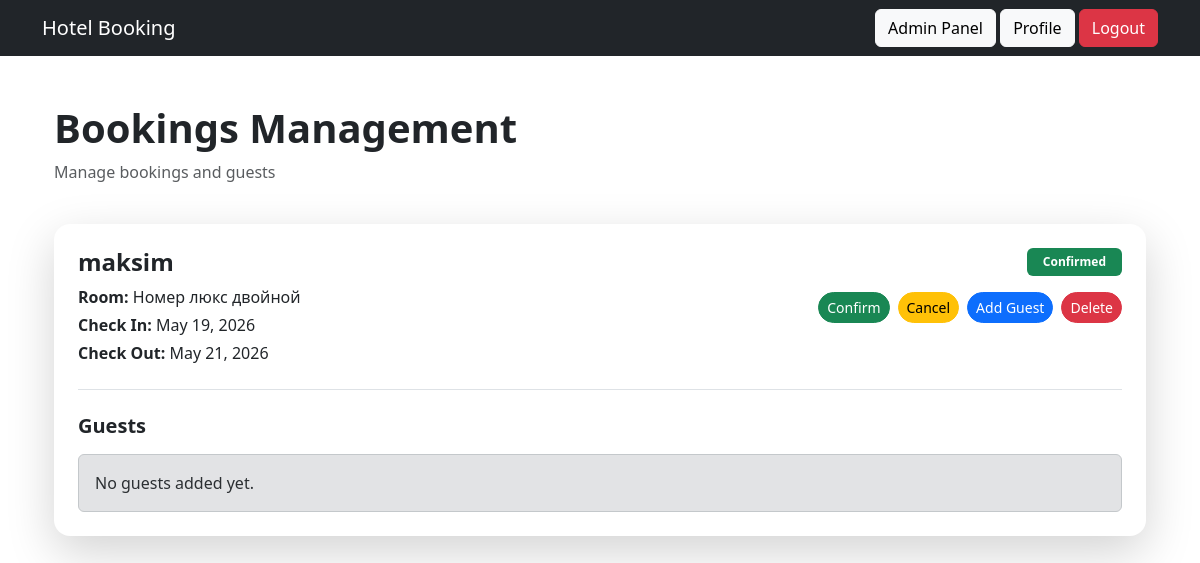
Page /admin-panel/bookings/ (signed in) on the earlier database version.
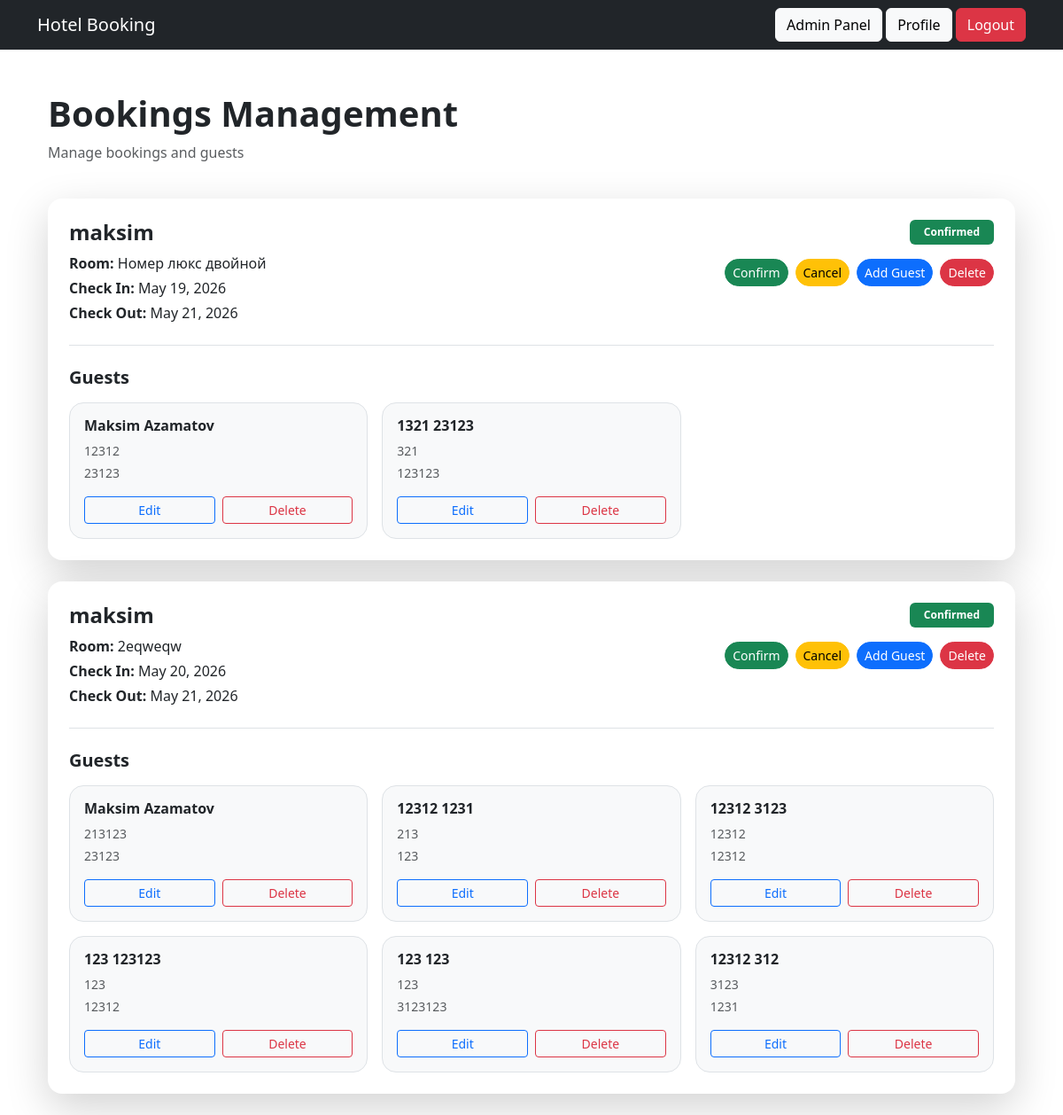
Same page on the later database version.
### main/models.py (models this page shows, shortened)
class Booking(models.Model):
    BOOKING_STATUS = (
        ('pending', 'Pending'),
        ('confirmed', 'Confirmed'),
        ('cancelled', 'Cancelled'),
    )
    user = models.ForeignKey(
        User,
        on_delete=models.CASCADE,
        related_name='bookings'
    )
    room = models.ForeignKey(
        Room,
        on_delete=models.CASCADE,
        related_name='bookings'
    )
    check_in = models.DateField()
    check_out = models.DateField()
    total_price = models.DecimalField(
        max_digits=10,
        decimal_places=2,
        default=0
    )
    status = models.CharField(
        max_length=20,
        choices=BOOKING_STATUS,
        default='pending'
    )
    created_at = models.DateTimeField(auto_now_add=True)

class Room(models.Model):
    ROOM_TYPES = (
        ('economy', 'Economy'),
        ('standard', 'Standard'),
        ('comfort', 'Comfort'),
        ('deluxe', 'Deluxe'),
        ('lux', 'Lux'),
        ('full_lux', 'Full Lux'),
        ('presidential', 'Presidential'),
    )
    hotel = models.ForeignKey(
        Hotel,
        on_delete=models.CASCADE,
        related_name='rooms'
    )
    title = models.CharField(max_length=255)
    description = models.TextField()
    room_type = models.CharField(
        max_length=20,
        choices=ROOM_TYPES,
        default='standard'
    )
    price = models.DecimalField(
        max_digits=10,
        decimal_places=2
    )
    capacity = models.PositiveIntegerField()
    size_m2 = models.PositiveIntegerField(
        null=True,
        blank=True
    )
    BED_TYPES = (
        ('single', 'Single'),
        ('double', 'Double'),
        ('triple', 'Triple'),
        ('queen (1 big bed for 1 person)', 'Queen (1 big bed for 1 person)'),
        ('king (bed for 4 people)', 'King (bed for 4 people)'),
    )
    beds = models.PositiveIntegerField(default=1)
    bed_type = models.CharField(
        max_length=50,
        choices=BED_TYPES,
        default='single'
    )
    has_wifi = models.BooleanField(default=True)
    has_breakfast = models.BooleanField(default=False)
    has_air_conditioning = models.BooleanField(default=True)
    is_available = models.BooleanField(default=True)
    rating = models.DecimalField(
        max_digits=3,
        decimal_places=1,
        default=4.0
    )
    created_at = models.DateTimeField(auto_now_add=True)

class Guest(models.Model):
    booking = models.ForeignKey(
        Booking,
        on_delete=models.CASCADE,
        related_name='guests'
    )
    first_name = models.CharField(max_length=100)
    last_name = models.CharField(max_length=100)
    passport_number = models.CharField(max_length=100)
    national_id = models.CharField(max_length=100)
    phone_number = models.CharField(max_length=30, blank=True, null=True)
    citizenship = models.CharField(max_length=100)
    birth_date = models.DateField()
    created_at = models.DateTimeField(auto_now_add=True)

### main/views.py (the view)
# urls.py: path('admin-panel/bookings/', admin_bookings, name='admin_bookings'),
@staff_member_required
def admin_bookings(request):
    bookings = Booking.objects.select_related(
        'user',
        'room',
        'room__hotel'
    ).prefetch_related(
        'guests'
    )
    return render(request, 'admin/bookings.html', {
        'bookings': bookings
    })

### main/templates/admin/bookings.html (shortened to what the changed rows need)
{% extends 'base.html' %}
{% block content %}
<div class="container mt-5">
    <div class="d-flex justify-content-between align-items-center mb-4">
        <div>
            <h1 class="fw-bold display-6">
                Bookings Management
            </h1>
        </div>
    </div>
    {% for booking in bookings %}
        <div class="card border-0 shadow-lg rounded-4 mb-4">
            <div class="card-body p-4">
                <div class="d-flex justify-content-between align-items-start flex-wrap gap-3">
                    <div>
                        <h4 class="fw-bold mb-2">
                            {{ booking.user.username }}
                        </h4>
                        <p class="mb-1">
                            <strong>Room:</strong>
                            {{ booking.room.title }}
                        </p>
                        <p class="mb-1">
                            <strong>Check In:</strong>
                            {{ booking.check_in }}
                        </p>
                        <p class="mb-0">
                            <strong>Check Out:</strong>
                            {{ booking.check_out }}
                        </p>
                    </div>
                    <div class="text-end">
                        {% if booking.status == 'confirmed' %}
                            <span class="badge bg-success px-3 py-2 mb-3">
                                Confirmed
                            </span>
                        {% elif booking.status == 'pending' %}
                            <span class="badge bg-warning text-dark px-3 py-2 mb-3">
                                Pending
                            </span>
                        {% else %}
                            <span class="badge bg-danger px-3 py-2 mb-3">
                                Cancelled
                            </span>
                        {% endif %}
                        <div class="d-flex flex-wrap gap-2 justify-content-end">
                            <a href="{% url 'admin_confirm_booking' booking.id %}"
                               class="btn btn-success btn-sm rounded-pill">
                                Confirm
                            </a>
                            <a href="{% url 'admin_cancel_booking_panel' booking.id %}"
                               class="btn btn-warning btn-sm rounded-pill">
                                Cancel
                            </a>
                            <a href="{% url 'admin_create_guest' %}"
                               class="btn btn-primary btn-sm rounded-pill">
                                Add Guest
                            </a>
                            <a href="{% url 'admin_delete_booking' booking.id %}"
                               class="btn btn-danger btn-sm rounded-pill"
                               onclick="return confirm('Delete this booking?')">
                                Delete
                            </a>
                        </div>
                    </div>
                </div>
                <div class="mt-4 border-top pt-4">
                    <h5 class="fw-bold mb-3">
                        Guests
                    </h5>
                    {% if booking.guests.all %}
                        <div class="row g-3">
                            {% for guest in booking.guests.all %}
                                <div class="col-md-4">
                                    <div class="border rounded-4 p-3 bg-light h-100">
                                        <h6 class="fw-bold mb-2">
                                            {{ guest.first_name }} {{ guest.last_name }}
                                        </h6>
                                        <p class="small text-muted mb-1">
                                            {{ guest.passport_number }}
                                        </p>
                                        <p class="small text-muted mb-3">
                                            {{ guest.citizenship }}
                                        </p>
                                        <div class="d-flex gap-2">
                                            <a href="{% url 'admin_edit_guest' guest.id %}"
                                               class="btn btn-outline-primary btn-sm w-100">
                                                Edit
                                            </a>
                                            <a href="{% url 'admin_delete_guest' guest.id %}"
                                               class="btn btn-outline-danger btn-sm w-100"
                                               onclick="return confirm('Delete this guest?')">
                                                Delete
                                            </a>
                                        </div>
                                    </div>
                                </div>
                            {% endfor %}
                        </div>
                    {% else %}
                        <div class="alert alert-secondary mb-0">
                            No guests added yet.
                        </div>
                    {% endif %}
                </div>
            </div>
        </div>
    {% endfor %}
</div>
{% endblock %}

Differences in the rows shown:
shown differently, row unchanged: Booking "May 19, 2026": no longer shows "No guests added yet."
added Guest: first_name "Maksim", last_name "Azamatov", passport_number "12312", citizenship "23123", shown under Booking "May 19, 2026"
added Guest: first_name "1321", last_name "23123", passport_number "321", citizenship "123123", shown under Booking "May 19, 2026"
added Booking: user.username "maksim", room "2eqweqw", check_in "May 20, 2026", check_out "May 21, 2026", status "Confirmed"
added Guest: first_name "Maksim", last_name "Azamatov", passport_number "213123", citizenship "23123", shown under "maksim"
added Guest: first_name "12312", last_name "1231", passport_number "213", citizenship "123", shown under "maksim"
added Guest: first_name "12312", last_name "3123", passport_number "12312", citizenship "12312", shown under "maksim"
added Guest: first_name "123", last_name "123123", passport_number "123", citizenship "12312", shown under "maksim"
added Guest: first_name "123", last_name "123", passport_number "123", citizenship "3123123", shown under "maksim"
added Guest: first_name "12312", last_name "312", passport_number "3123", citizenship "1231", shown under "maksim"
